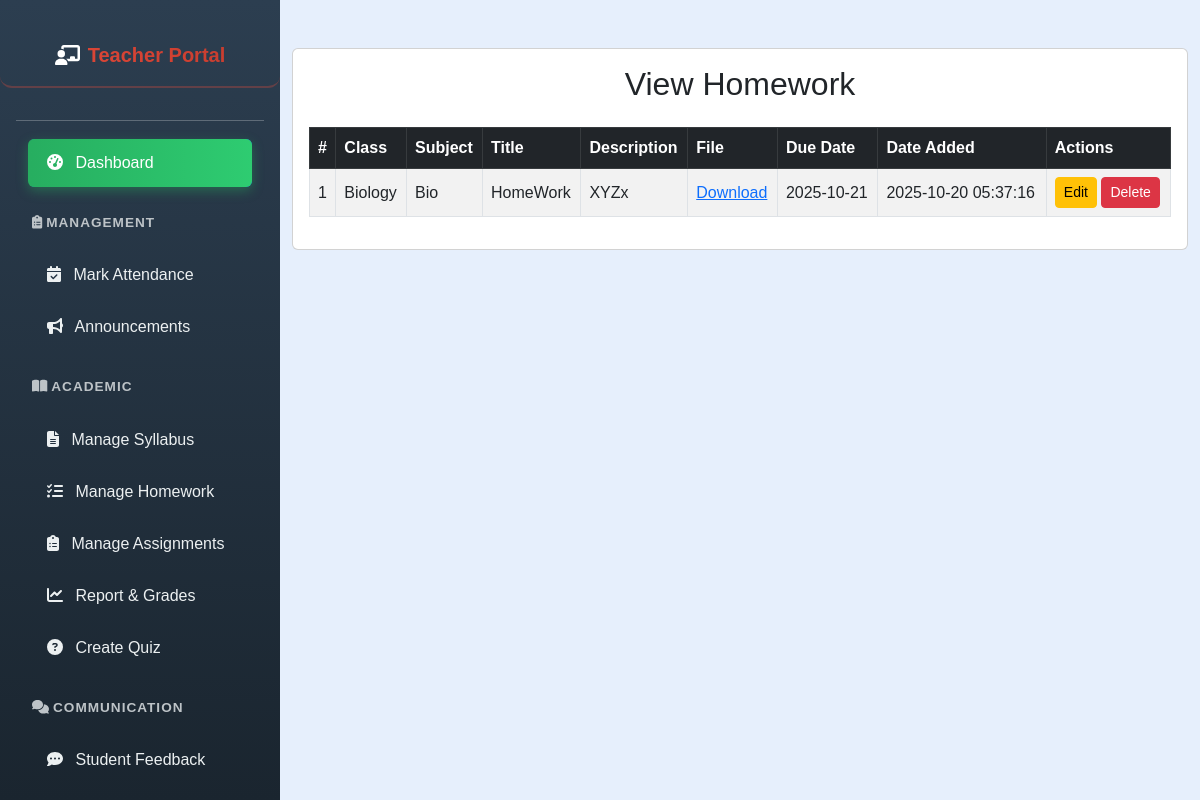
Page /teacher/view_homework.php (signed in) on the committed database.
### tables this page shows
CREATE TABLE `homework` (
  `homework_id` int(11) NOT NULL,
  `class_id` int(11) NOT NULL,
  `subject_id` int(11) NOT NULL,
  `teacher_id` int(11) NOT NULL,
  `title` varchar(255) NOT NULL,
  `description` text NOT NULL,
  `file_path` varchar(255) DEFAULT NULL,
  `due_date` date NOT NULL,
  `created_at` timestamp NOT NULL DEFAULT current_timestamp()
);

CREATE TABLE `classes` (
  `class_id` int(11) NOT NULL,
  `class_name` varchar(50) NOT NULL,
  `section` varchar(10) NOT NULL,
  `created_at` datetime DEFAULT current_timestamp()
);

CREATE TABLE `subjects` (
  `subject_id` int(11) NOT NULL,
  `subject_name` varchar(100) NOT NULL,
  `class_id` int(11) NOT NULL,
  `created_at` datetime DEFAULT current_timestamp()
);

### teacher/view_homework.php (the view, shortened to what this page needs)
<?php
include('../config.php');
$teacher_id = $_SESSION["user_id"];
$query = "
    SELECT h.homework_id, c.class_name, s.subject_name, h.title, h.description, h.file_path, h.due_date, h.created_at
    FROM homework h
    JOIN classes c ON h.class_id = c.class_id
    JOIN subjects s ON h.subject_id = s.subject_id
    WHERE h.teacher_id = ?
    ORDER BY h.created_at DESC
";
$stmt = $conn->prepare($query);
$stmt->bind_param("i", $teacher_id);
$stmt->execute();
$result = $stmt->get_result();
$homework_list = $result->fetch_all(MYSQLI_ASSOC);
?>
<!DOCTYPE html>
<html lang="en">
<head>
    <link href="https://cdn.jsdelivr.net/npm/bootstrap@5.3.0/dist/css/bootstrap.min.css" rel="stylesheet" />
</head>
<body style="margin-left:280px; background-color:#e6effc;">
    <?php include('teacher_sidebar.php'); ?>
    <div class="container mt-5 mb-5">
        <div class="card mx-auto" style="max-width: 1000px;">
            <div class="card-body">
                <h2 class="mb-4 text-center">View Homework</h2>
                <?php if (count($homework_list) > 0): ?>
                    <table class="table table-bordered table-striped align-middle">
                        <thead class="table-dark">
                            <tr>
                                <th>#</th>
                                <th>Class</th>
                                <th>Subject</th>
                                <th>Title</th>
                                <th>Description</th>
                                <th>File</th>
                                <th>Due Date</th>
                                <th>Date Added</th>
                                <th>Actions</th>
                            </tr>
                        </thead>
                        <tbody>
                            <?php foreach ($homework_list as $index => $row): ?>
                                <tr>
                                    <td><?= $index + 1 ?></td>
                                    <td><?= htmlspecialchars($row['class_name']) ?></td>
                                    <td><?= htmlspecialchars($row['subject_name']) ?></td>
                                    <td><?= htmlspecialchars($row['title']) ?></td>
                                    <td><?= nl2br(htmlspecialchars($row['description'])) ?></td>
                                    <td>
                                        <?php if (!empty($row['file_path'])): ?>
                                            <a href="../uploads/homework/<?= htmlspecialchars($row['file_path']) ?>" target="_blank">Download</a>
                                        <?php else: ?>
                                            No File
                                        <?php endif; ?>
                                    </td>
                                    <td><?= htmlspecialchars($row['due_date']) ?></td>
                                    <td><?= htmlspecialchars($row['created_at']) ?></td>
                                    <td>
                                        <a href="edit_homework.php?id=<?= $row['homework_id'] ?>" class="btn btn-warning btn-sm">
                                            Edit
                                        </a>
                                        <button onclick="confirmDelete(<?= $row['homework_id'] ?>)" class="btn btn-danger btn-sm">
                                            Delete
                                        </button>
                                    </td>
                                </tr>
                            <?php endforeach; ?>
                        </tbody>
                    </table>
                <?php else: ?>
                    <p class="text-center">No homework records found.</p>
                <?php endif; ?>
            </div>
        </div>
    </div>
</body>
</html>

### teacher/teacher_sidebar.php (style rules this page uses)
body { font-family: Arial, sans-serif; background-color: #e6effc; margin-left: 280px; overflow-x: hidden; }

### rows in the picture
homework: class.class_name "Biology", subject.subject_name "Bio", title "HomeWork", description "XYZx", due_date "2025-10-21", created_at "2025-10-20 05:37:16"
